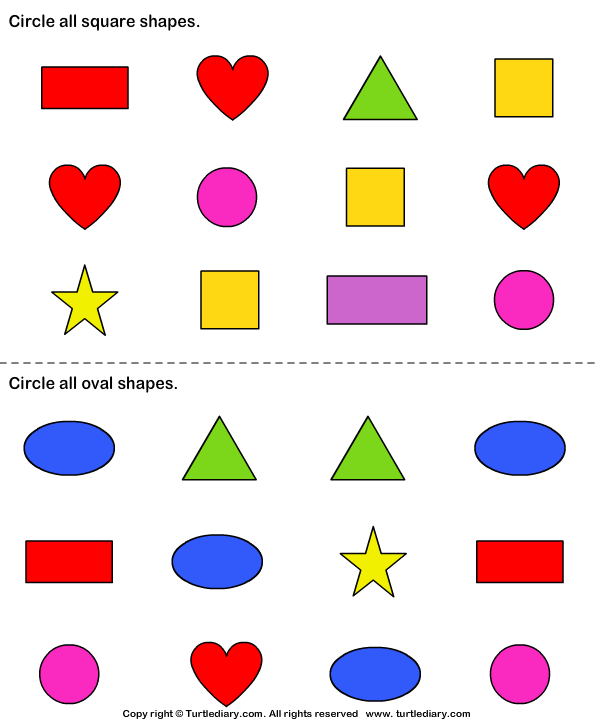
#> input picture shape1.png, 595 x 725 px
$ python Shape_Detection.py
#> lines starting #> are read from the running program, lines starting #| are printed output that depends on the picture; after the words box and inside, x2 and y2 are one past the last pixel; in counts of white or black regions, pixels touching at a corner belong together
import cv2
import numpy as np

img = cv2.imread('shape1.png')
#> img is the input picture: shape (725, 595, 3); mean B, G, R 223.1, 221.7, 238.9
img = img[50:360, 25:575]
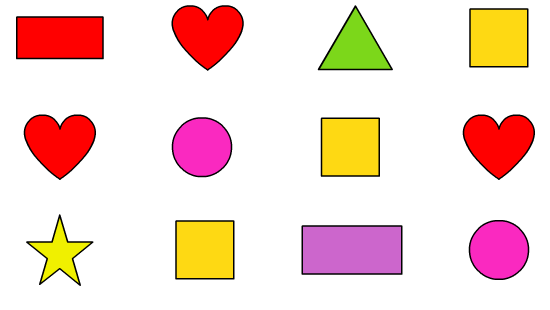
#> img: shape (310, 550, 3); mean B, G, R 209.3, 217.2, 245.5
grey = cv2.cvtColor(img, cv2.COLOR_BGR2GRAY)
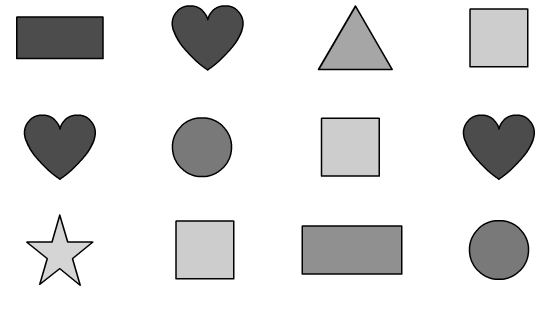
#> grey: shape (310, 550); min 0, max 255, mean 224.7
#blur = cv2.GaussianBlur(grey, (1, 1), 0.5)
# bilateralFilter = cv2.bilateralFilter(grey, 15, 75, 75)
_, thresh = cv2.threshold(grey, 240, 250, cv2.THRESH_BINARY)
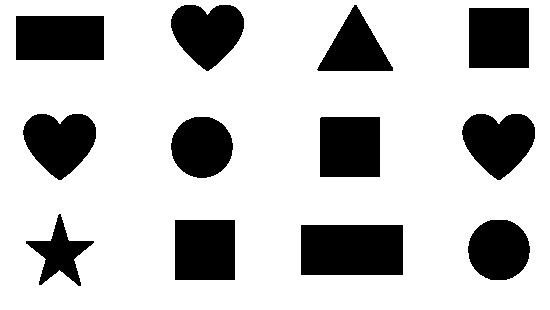
#> thresh: shape (310, 550); values 0 (black) and 250 (white), 76.4% white; 12 black regions, largest, box (x1, y1, x2, y2) and area: (301, 225, 403, 275) 5100, (16, 16, 104, 60) 3872, (469, 8, 529, 68) 3600
canny = cv2.Canny(thresh, 200, 200)
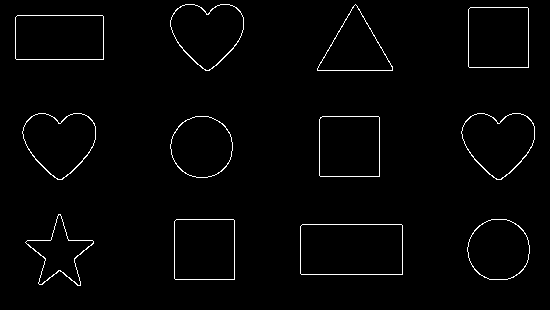
#> canny: shape (310, 550); 1.7% white in thin lines or dots, all inside (x1, y1, x2, y2) = (15, 4, 535, 286)


contours, hierarchy = cv2.findContours(canny, cv2.RETR_EXTERNAL, cv2.CHAIN_APPROX_NONE)
#> contours = 12 contours; largest, box (x1, y1, x2, y2) and area: (300, 224, 403, 275) 5097, (15, 15, 104, 60) 3869, (174, 219, 235, 280) 3597, (468, 7, 529, 68) 3597, (319, 116, 380, 177) 3595

for contour in contours:
    approx = cv2.approxPolyDP(contour, 0.01*cv2.arcLength(contour, True), True)
    print(contour.shape)
    print(approx.shape)
    for a in approx:
        cv2.circle(img, tuple(a.ravel()), 3, (0, 0, 255), 3)
    cv2.drawContours(img, [contour], 0, (0, 0, 0), 5)

    (x, y, w, h) = cv2.boundingRect(contour)

    if len(approx) == 3:
        cv2.putText(img, 'Triangle', (x, y+h+20), cv2.FONT_HERSHEY_COMPLEX, 0.5, (0, 0, 0))
    elif len(approx) == 4:
        ratio = float(w)/h
        if (ratio >=0.9) and (ratio <=1.1):
            cv2.putText(img, 'Square', (x, y + h + 20), cv2.FONT_HERSHEY_COMPLEX, 0.5, (0, 0, 0))
        else:
            cv2.putText(img, 'Rectangle', (x, y + h + 20), cv2.FONT_HERSHEY_COMPLEX, 0.5, (0, 0, 0))
    elif len(approx) == 10:
        cv2.putText(img, 'Star', (x, y + h + 20), cv2.FONT_HERSHEY_COMPLEX, 0.5, (0, 0, 0))
    else:
        cv2.putText(img, 'Irregular', (x, y + h + 20), cv2.FONT_HERSHEY_COMPLEX, 0.5, (0, 0, 0))
#> this loop made 12 passes
#> (approx, x, y, w, h, ratio) on passes 1, 3, 5, 9, 10: ([[300, 226], [301, 274], [402, 274], [401, 224]], 300, 224, 103, 51, 2.02), ([[176, 219], [174, 278], [234, 279], [234, 220]], 174, 219, 61, 61, 1), ([[320, 117], [319, 175], [379, 176], [379, 117]], 319, 116, 61, 61, 1), ([[15, 17], [16, 59], [103, 59], [102, 15]], 15, 15, 89, 45, 1.98), ([[470, 7], [468, 66], [528, 67], [528, 8]], 468, 7, 61, 61, 1)
#> (x, y, w, h) on passes 2, 4, 6, 7, 8, 12: (467, 219, 63, 61), (25, 214, 69, 72), (170, 116, 63, 62), (461, 113, 74, 67), (22, 113, 74, 67), (170, 4, 74, 67)
#> (printed output is left out)
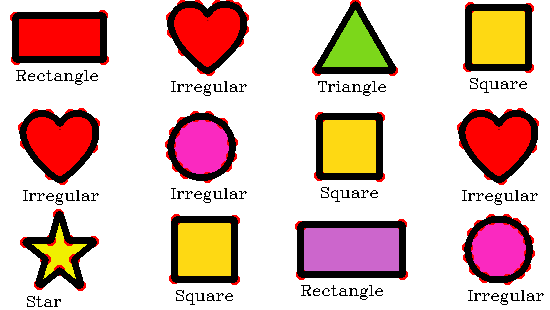
#> img: shape (310, 550, 3); 13.26% of pixels changed, all inside (x1, y1, x2, y2) = (10, 0, 544, 307)
# [6 lines of commented-out code are left out]

'''
count = 1
for index, contour in enumerate(contours):
    # Find area of contour:
    area = cv2.contourArea(contour)
    if area > 500:
        print('Shape {}: {}'.format(count, contour.shape))
        print('Area = ', area)

        # Find perimeter of contour:
        perimeter = cv2.arcLength(contour, True)
        print('Perimeter', perimeter)

        # Find
        approx = cv2.approxPolyDP(contour, 0.09*perimeter, True)
        print(len(approx))

        # Draw contour on an image
        cv2.drawContours(img_copy, contour, -1, (200, 200, 20), 4)
        count += 1
        print('----------------')
'''

cv2.imshow('shape image', img)
# cv2.imshow('grey image', grey)
# cv2.imshow('blur image', blur)
# cv2.imshow('canny', canny)
if cv2.waitKey(0) != ord('q'):
#> (key q is pressed here)
    pass
cv2.destroyAllWindows()
